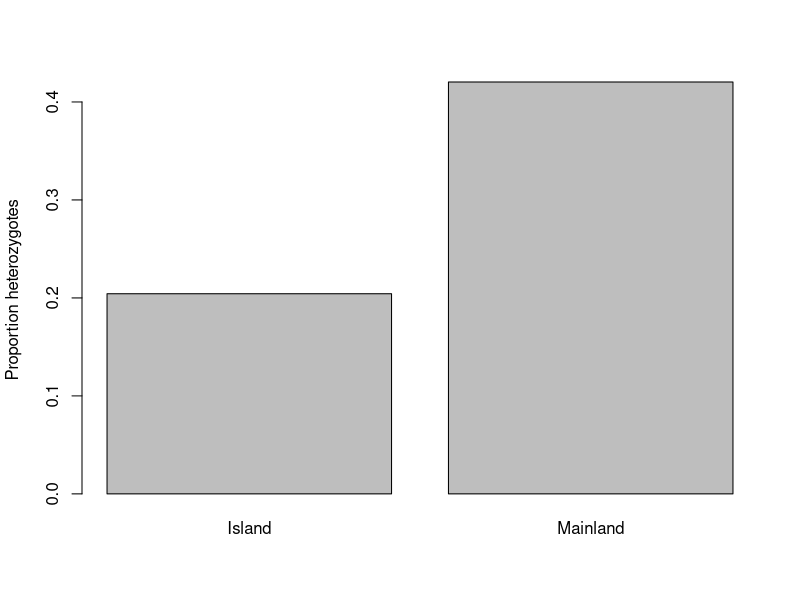

R code for this plot:
## ---- chunk 1
knitr::opts_chunk$set(echo = TRUE)
## ---- chunk 2
dd <- read.csv("Data/Microsat_data.csv")
## ---- chunk 3
head(dd)
str(dd)
## ---- chunk 4
# Get the data for the first individual and have a look at it
ind1 <- dd[1,]
ind1

# Now ask whether Allele 1 and Allele 2 are identical
ind1$Allele_1 == ind1$Allele_2

## ---- chunk 5

dd$Allele_1 == dd$Allele_2

## ---- chunk 6

#Add a Heterozygosity column
dd$Het <- ifelse(dd$Allele_1 == dd$Allele_2,"Homozygote","Heterozygote")

#Check that it's worked
head(dd)

## ---- chunk 7
table(dd$Het) #Number of each genotype
table(dd$Pop) #Number of individuals in each population
table(dd$Het,dd$Pop) #Both combined

## ---- chunk 8
#Get the number of heterozygotes and the sample size for each population
het_counts <- table(dd$Het,dd$Pop)["Heterozygote",] #pulls out the heterozygote row
samplesizes <- table(dd$Pop) #Calculate sample sizes

#Now divide the two together
het_freqs <- het_counts/samplesizes
het_freqs
## ---- chunk 9
barplot(het_freqs,ylab = "Proportion heterozygotes")
## ---- chunk 10
chisq.test(dd$Het,dd$Pop)
